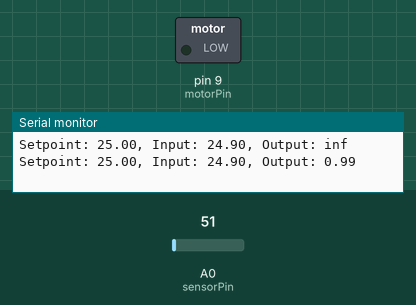
Bench run of a sketch on a simulated Arduino Uno, built with avr-gcc and run on an emulated ATmega328P. Parts: switched loads named in the sketch (green lamp = pin HIGH), the last lines printed to the serial monitor. The inputs (shaded band) are chosen by the test bench; at power-on: A0 (sensorPin) = 51.

Above: at 1.8 s.
1.9 s: A0 (sensorPin) set to 71
At 2.4 s:
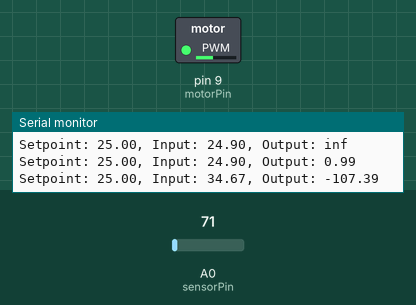
6.0 s: A0 (sensorPin) set to 112
At 6.9 s:
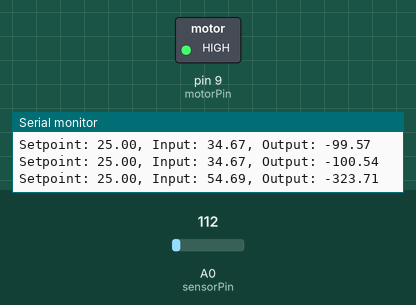
7.5 s: A0 (sensorPin) set to 86
At 8.5 s:
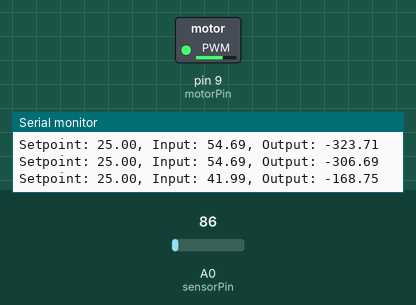
11.6 s: A0 (sensorPin) set to 163
Timing chart, 0 to 14.5 s (numbered marks = the images above; inputs shaded):
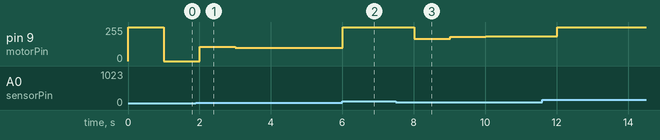

The sketch:

contoh_PID.ino
```cpp
// Define pin numbers
const int sensorPin = A0;     // Analog input for temperature sensor (LM35)
const int motorPin = 9;       // PWM pin for controlling the DC motor speed

// Define PID constants
const float Kp = 10.0;        // Proportional gain
const float Ki = 0.1;         // Integral gain
const float Kd = 1.0;         // Derivative gain

// Define variables
float setpoint = 25.0;        // Setpoint temperature in degrees Celsius
float input, output, error, lastError, integral;
unsigned long lastTime;

void setup() {
  pinMode(sensorPin, INPUT);
  pinMode(motorPin, OUTPUT);

  Serial.begin(9600);
  lastTime = millis();
}

void loop() {
  unsigned long now = millis();
  float dt = (float)(now - lastTime) / 1000.0; // Calculate time difference in seconds

  // Read temperature
  input = analogRead(sensorPin);
  input = (input * 5.0 / 1024.0) * 100.0; // Convert analog reading to temperature in degrees Celsius

  // Compute error
  error = setpoint - input;

  // Compute integral and derivative terms
  integral += (error * dt);
  float derivative = (error - lastError) / dt;

  // Compute PID output
  output = Kp * error + Ki * integral + Kd * derivative;

  // Apply output to motor (fan)
  int motorSpeed = constrain(abs(output), 0, 255); // Constrain speed to 0-255 range
  analogWrite(motorPin, motorSpeed);

  // Update variables for next iteration
  lastError = error;
  lastTime = now;

  // Print debug information
  Serial.print("Setpoint: "); Serial.print(setpoint);
  Serial.print(", Input: "); Serial.print(input);
  Serial.print(", Output: "); Serial.println(output);

  delay(1000); // Delay for 1 second (adjust as needed)
}
```

Measured:
- after the input at 1.9 s, pin 9 (motorPin): 0/255 → 107/255 after 0.10 s, → 98/255 1.0 s later, → 99/255 1.0 s later, → 100/255 1.0 s later
- after the input at 7.5 s, pin 9 (motorPin): 255/255 → 168/255 after 0.51 s, → 183/255 1.0 s later, → 184/255 1.0 s later, → 186/255 1.0 s later
